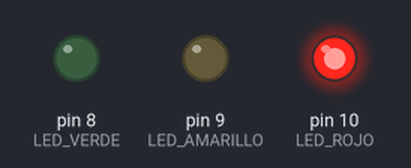
Bench run of a sketch on a simulated Arduino Uno, built with avr-gcc and run on an emulated ATmega328P. On the bench: output pins drawn as LEDs (lit = HIGH).

Above: at 0.5 s.
At 1.95 s:
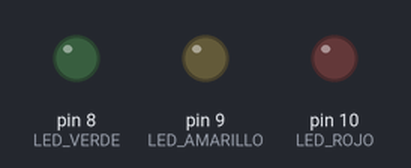
At 3.5 s:
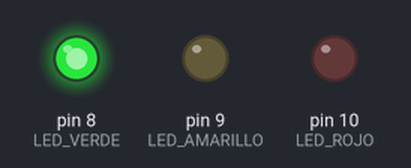
At 5.05 s:
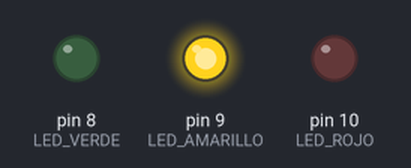
Timing chart, 0 to 5.3 s (numbered marks = the images above):
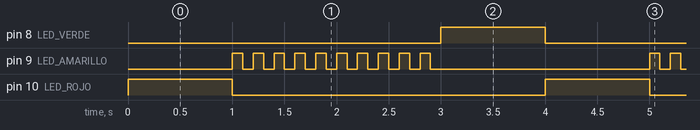

Measured:
- by itself, pin 8 (LED_VERDE), pin 10 (LED_ROJO): alternates HIGH for 1.0 s and LOW for 3.0 s
- by itself, pin 9 (LED_AMARILLO): repeats every 4.0 s: 9 × (LOW 0.10 s, HIGH 0.10 s), LOW 2.1 s, HIGH 0.10 s
- by itself, everything shown: repeats every 4.0 s, in 23 steps

The sketch:

Semaforo_define.ino
```cpp
#define LED_ROJO 10
#define LED_AMARILLO 9
#define LED_VERDE 8
#define ON(x) digitalWrite(x,HIGH)
#define OFF(x) digitalWrite(x,LOW)

void setup() {
  pinMode(LED_AMARILLO, OUTPUT);
  pinMode(LED_VERDE, OUTPUT);
  pinMode(LED_ROJO, OUTPUT);
}


void loop() {
  int espera=1000;

  ON(LED_ROJO);
  delay(espera);

  OFF(LED_ROJO);

  for(int i=0;i<10;i=i+1)
  {
    ON(LED_AMARILLO);
    delay(espera/10);

    OFF(LED_AMARILLO);
    delay(espera/10);
  }


  ON(LED_VERDE);
  delay(espera);
  OFF(LED_VERDE);


}
```
